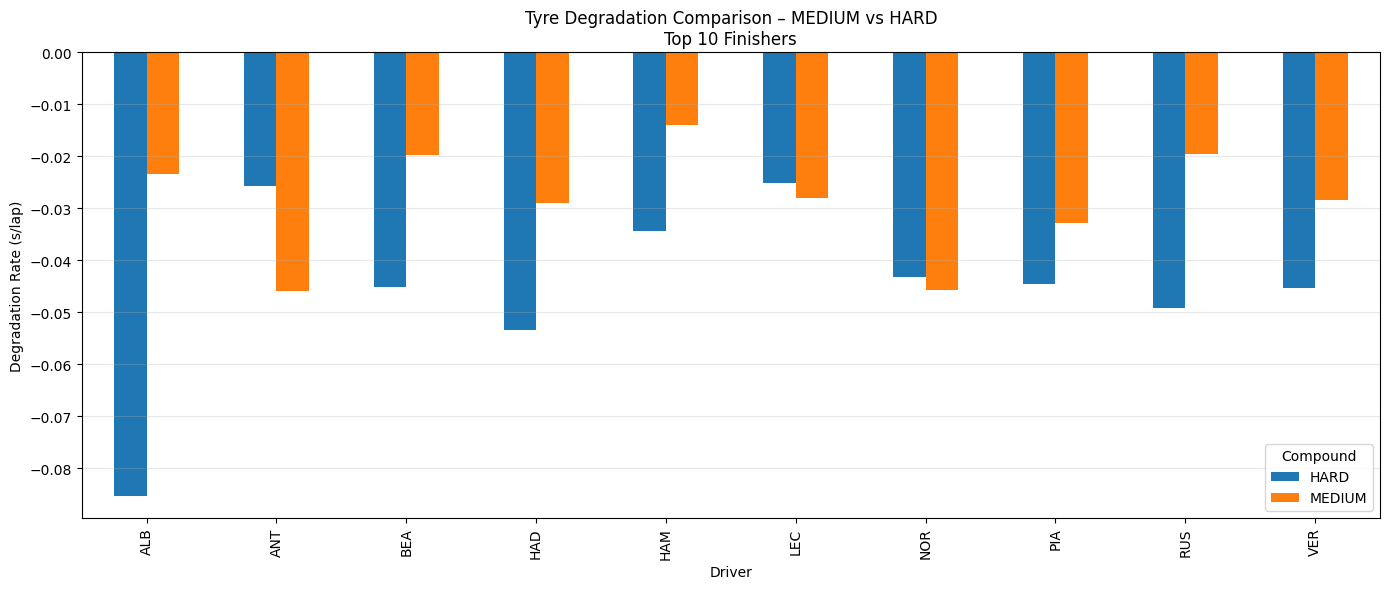

This figure's Python source:
import fastf1, os
import pandas as pd
import numpy as np
import matplotlib.pyplot as plt
from pathlib import Path

# ===== CONFIG =====
YEAR = 2025
GP = "Japan Grand Prix"
SESSION = "R"
COMPOUNDS = ["MEDIUM", "HARD"]
TOP_N = 10
CACHE_DIR = Path("/content/fastf1_cache")

# ===== CACHE =====
CACHE_DIR.mkdir(parents=True, exist_ok=True)
fastf1.Cache.enable_cache(CACHE_DIR)

# ===== LOAD =====
session = fastf1.get_session(YEAR, GP, SESSION)
session.load()

laps = session.laps
laps = laps[laps["IsAccurate"]].copy()
laps["LapTimeSec"] = laps["LapTime"].dt.total_seconds()

drivers = (
    session.results
    .sort_values("Position")
    .head(TOP_N)["Abbreviation"]
    .tolist()
)

laps = laps[
    laps["Driver"].isin(drivers) &
    laps["PitInTime"].isna() &
    laps["PitOutTime"].isna() &
    laps["Compound"].isin(COMPOUNDS)
]

# ===== REMOVE OUTLIERS (IQR per driver, compound, stint) =====
clean = []

for (d, c, s), dl in laps.groupby(["Driver","Compound","Stint"]):
    if len(dl) < 5:
        continue
    q1, q3 = dl["LapTimeSec"].quantile([0.25, 0.75])
    iqr = q3 - q1
    dl = dl[(dl["LapTimeSec"] >= q1-1.5*iqr) & (dl["LapTimeSec"] <= q3+1.5*iqr)]
    clean.append(dl)

clean = pd.concat(clean)

# ===== CALCULATE DEGRADATION SLOPE =====
records = []

for (d, c), dl in clean.groupby(["Driver","Compound"]):
    stint_id = dl.groupby("Stint").size().idxmax()
    st = dl[dl["Stint"] == stint_id]
    if len(st) < 5:
        continue
    slope = np.polyfit(st["TyreLife"], st["LapTimeSec"], 1)[0]
    records.append({"Driver": d, "Compound": c, "Degradation_s_per_lap": slope})

deg = pd.DataFrame(records)

# ===== PLOT =====
pivot = deg.pivot(index="Driver", columns="Compound", values="Degradation_s_per_lap")
pivot.plot(kind="bar", figsize=(14,6))

plt.title("Tyre Degradation Comparison – MEDIUM vs HARD\nTop 10 Finishers")
plt.ylabel("Degradation Rate (s/lap)")
plt.grid(axis="y", alpha=0.3)
plt.tight_layout()
plt.show()

pivot
